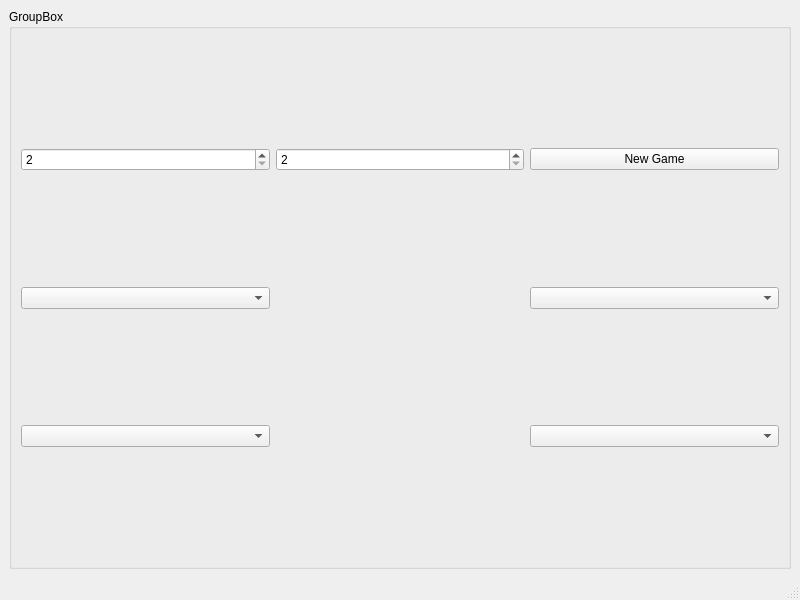
<?xml version="1.0" encoding="UTF-8"?>
<ui version="4.0">
 <class>MainWindow</class>
 <widget class="QMainWindow" name="MainWindow">
  <property name="geometry">
   <rect>
    <x>0</x>
    <y>0</y>
    <width>800</width>
    <height>600</height>
   </rect>
  </property>
  <property name="windowTitle">
   <string>MainWindow</string>
  </property>
  <widget class="QWidget" name="centralwidget">
   <layout class="QGridLayout" name="gridLayout_2">
    <item row="0" column="0">
     <widget class="QGroupBox" name="groupBox">
      <property name="title">
       <string>GroupBox</string>
      </property>
      <layout class="QGridLayout" name="gridLayout">
       <item row="1" column="2">
        <widget class="QComboBox" name="comboBox_8"/>
       </item>
       <item row="2" column="0">
        <widget class="QComboBox" name="comboBox_9"/>
       </item>
       <item row="1" column="0">
        <widget class="QComboBox" name="comboBox_7"/>
       </item>
       <item row="0" column="2">
        <widget class="QPushButton" name="NewGameButton">
         <property name="text">
          <string>New Game</string>
         </property>
        </widget>
       </item>
       <item row="2" column="2">
        <widget class="QComboBox" name="comboBox_10"/>
       </item>
       <item row="0" column="0">
        <widget class="QSpinBox" name="spinBox">
         <property name="minimum">
          <number>2</number>
         </property>
         <property name="maximum">
          <number>7</number>
         </property>
        </widget>
       </item>
       <item row="0" column="1">
        <widget class="QSpinBox" name="spinBox_2">
         <property name="minimum">
          <number>2</number>
         </property>
         <property name="maximum">
          <number>7</number>
         </property>
        </widget>
       </item>
      </layout>
     </widget>
    </item>
   </layout>
  </widget>
  <widget class="QMenuBar" name="menubar">
   <property name="geometry">
    <rect>
     <x>0</x>
     <y>0</y>
     <width>800</width>
     <height>22</height>
    </rect>
   </property>
  </widget>
  <widget class="QStatusBar" name="statusbar"/>
 </widget>
 <resources/>
 <connections/>
</ui>
